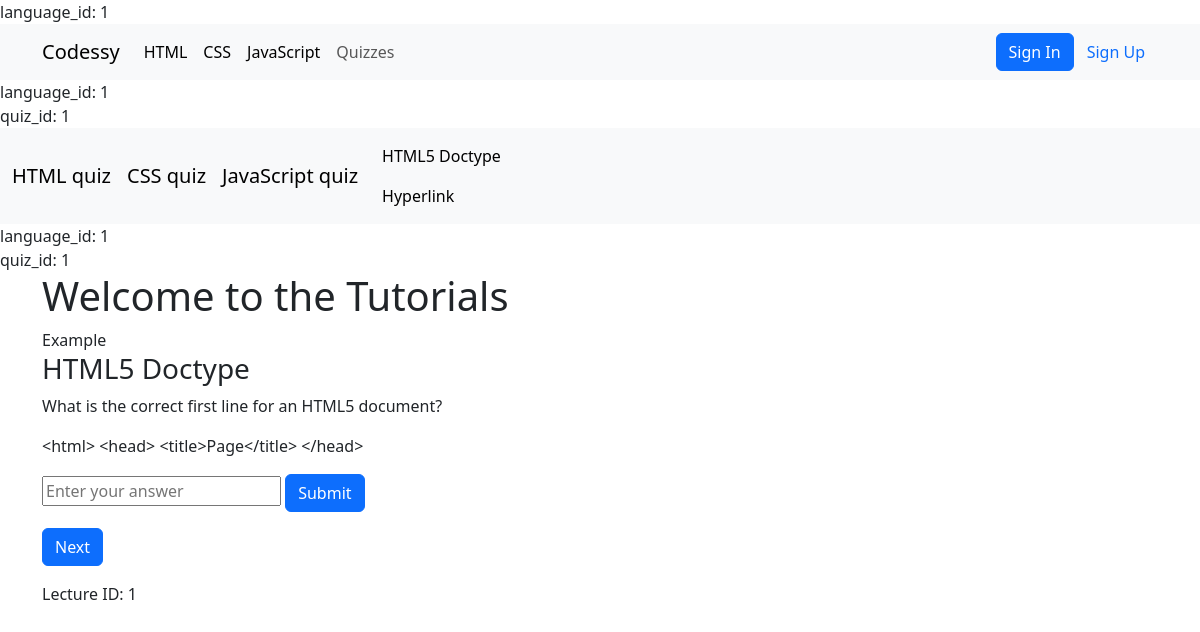
The page /quiz.php?language_id=1 on the database its author committed.
### tables this page shows
CREATE TABLE `programing_language` (
  `id` int(11) NOT NULL,
  `language_name` varchar(255) NOT NULL,
  `created_at` date NOT NULL
);

CREATE TABLE `quizzes` (
  `id` int(11) NOT NULL,
  `admin_id` int(11) NOT NULL,
  `language_id` int(11) NOT NULL,
  `lecture_id` int(11) NOT NULL,
  `quiz_title` varchar(255) NOT NULL,
  `quiz_content` text NOT NULL,
  `quiz_code` text NOT NULL,
  `quiz_answer` text NOT NULL,
  `created_at` date NOT NULL
);

### config.php (called while the page is built, shortened)
<?php
class Database {
    private $pdo;
    public function __construct() {
        try {
            $this->pdo = new PDO("mysql:host=" . DB_SERVER . ";dbname=" . DB_NAME, DB_USERNAME, DB_PASSWORD);
            $this->pdo->setAttribute(PDO::ATTR_ERRMODE, PDO::ERRMODE_EXCEPTION);
        } catch(PDOException $e) {
            die("ERROR: Could not connect. " . $e->getMessage());
        }
    }
    public function query($sql) {
        try {
            $stmt = $this->pdo->prepare($sql);
            $stmt->execute();
            return $stmt;
        } catch(PDOException $e) {
            return false;
        }
    }
}
$pdo = new Database();
?>

### quiz.php (the view, shortened to what this page needs)
<?php
require_once 'nav.php';
require_once 'config.php';
$id = $_GET['language_id'] ;
echo "language_id: " . htmlspecialchars($id) . "<br>";
if (!isset($quiz_id)) {
  $sql="SELECT id FROM quizzes WHERE language_id = " . intval($id) . " LIMIT 1";
  $result = $pdo->query($sql);
  $quiz_id = $result->fetchColumn();
}else{
$quiz_id = $_GET['quiz_id'] ;
}
echo "quiz_id: " . htmlspecialchars($quiz_id) . "<br>";
$current_quiz_id = isset($_GET['quiz_id']) ? intval($_GET['quiz_id']) : null;
$lecture_id = isset($_GET['lecture_id']) ? intval($_GET['lecture_id']) : null;
if ($current_quiz_id) {
    $sql = "SELECT quizzes.*, programing_language.language_name
            FROM quizzes
            JOIN programing_language ON quizzes.language_id = programing_language.id
            WHERE quizzes.id = " . $current_quiz_id . "
            AND quizzes.language_id = " . intval($id);
    if ($lecture_id) {
        $sql .= " AND quizzes.lecture_id = " . intval($lecture_id);
    }
    $result = $pdo->query($sql);
    $current_quiz = $result->fetch(PDO::FETCH_ASSOC);
} else {
    $sql = "SELECT quizzes.*, programing_language.language_name
            FROM quizzes
            JOIN programing_language ON quizzes.language_id = programing_language.id
            WHERE quizzes.language_id = " . intval($id);
    $sql .= " LIMIT 1";
    $result = $pdo->query($sql);
    $current_quiz = $result->fetch(PDO::FETCH_ASSOC);
    if ($current_quiz) {
        $current_quiz_id = $current_quiz['id'];
    }
}
?>
<!DOCTYPE html>
<html lang="en">
<head>
</head>
<body>
   <nav class="navbar navbar-expand-lg bg-body-tertiary">
  <div class="container-fluid">
    <?php
    $result = $pdo->query("SELECT * FROM programing_language");
    foreach ($result as $row) { ?>
        <a class="navbar-brand" href="quiz.php?language_id=<?php echo htmlspecialchars($row['id']); ?>"><?php echo htmlspecialchars($row['language_name']); ?> quiz</a>
    <?php } ?>
    <div class="collapse navbar-collapse" id="navbarNav">
      <ul class="navbar-nav">
        <li class="nav-item">
          <?php
          $sql = "SELECT * FROM quizzes WHERE language_id = " . intval($id);
          $result = $pdo->query($sql);
          foreach ($result as $row) { ?>
            <a class="nav-link active" aria-current="page" href="quiz.php?language_id=<?php echo htmlspecialchars($id); ?>&quiz_id=<?php echo htmlspecialchars($row['id']); ?><?php echo $lecture_id ? '&lecture_id=' . htmlspecialchars($lecture_id) : ''; ?>"><?php echo htmlspecialchars($row['quiz_title']); ?></a>
          <?php } ?>
        </li>
      </ul>
    </div>
  </div>
</nav>
<?php
$id = $_GET['language_id'] ;
$quiz_id = 0;
if (!isset($_GET['quiz_id'])) {
  $sql="SELECT id FROM quizzes WHERE language_id = " . intval($id) . " LIMIT 1";
  $result = $pdo->query($sql);
  $quiz_id = $result->fetchColumn();
}else{
  $quiz_id = $_GET['quiz_id'] ;
}
echo "language_id: " . htmlspecialchars($id) . "<br>";
echo "quiz_id: " . htmlspecialchars($quiz_id) . "<br>";
?>
<div class="container">
  <h1>Welcome to the Tutorials</h1>
    <div class="left">
        <div>
            <label for="">Example</label>
        </div>
    <?php
    if ($current_quiz) {
        $lecture_id = $current_quiz['lecture_id'];
        $quiz_title = $current_quiz['quiz_title'];
        $quiz_content = $current_quiz['quiz_content'];
        $quiz_code = $current_quiz['quiz_code'];
    ?>
        <h3><?php echo htmlspecialchars($quiz_title); ?></h3>
        <p><?php echo htmlspecialchars($quiz_content); ?></p>
        <p><?php echo htmlspecialchars($quiz_code); ?></p>
        <form action="quiz.php?quiz_id=<?php echo $current_quiz_id; ?>&language_id=<?php echo $id; ?>" method="post">
            <input type="text" name="answer" id="answer" placeholder="Enter your answer">
            <button type="submit" name="submit" class="btn btn-primary">Submit</button>
        </form>
       <form action="quiz.php" method="get">
            <button type="submit" name="next" class="btn btn-primary">Next</button>
        </form>
        <?php
        echo "Lecture ID: " . htmlspecialchars($lecture_id) . "<br>";
    } else {
        echo "No quiz found for this language.";
    }
    ?>
    </div>
</div>
</body>
</html>

### nav.php (shortened to what this page needs)
<?php
require_once 'config.php';
if(isset($_GET['language_id'])) {
    echo "language_id: " . htmlspecialchars($_GET['language_id']) . "<br>";
} else{
$_GET['language_id'] = 1;
}
?>
<!DOCTYPE html>
<html lang="en">
<head>
        <link href="https://cdn.jsdelivr.net/npm/bootstrap@5.3.6/dist/css/bootstrap.min.css" rel="stylesheet">
        <link rel="stylesheet" href="https://cdn.jsdelivr.net/npm/bootstrap-icons@1.11.3/font/bootstrap-icons.css">
</head>
<body>
    <nav class="navbar navbar-expand-lg bg-body-tertiary">
  <div class="container">
    <a class="navbar-brand" href="#">Codessy</a>
    <div class=" collapse navbar-collapse" id="navbarSupportedContent">
      <ul class="navbar-nav me-auto mb-2 mb-lg-0">
      <?php
      $result = $pdo->query("SELECT * FROM programing_language");
      foreach ($result as $row) { ?>
        <li class="nav-item">
          <a class="nav-link active" aria-current="page" href="lectures.php?language_id=<?php echo htmlspecialchars($row['id']); ?>"><?php echo htmlspecialchars($row['language_name']); ?></a>
        </li>
      <?php }
      ?>
        <li class="nav-item">
          <a class="nav-link" href="quiz.php?language_id=<?php echo htmlspecialchars($row['id']); ?>">Quizzes</a>
        </li>
      </ul>
      <?php
      if(!isset($_SESSION['username']) ) { ?>
       <div class="d-flex" role="search">
        <a href="login.php" class="btn btn-primary">Sign In</a>
        <a href="sign_up.php" class="btn text-primary">Sign Up</a>
      </div>
      <?php } else if(isset($_SESSION['username'])) { ?>
         <div class="dropdown">
        <button class="btn btn-secondary dropdown-toggle rounded-pill" type="button" id="dropdownMenuButton" data-bs-toggle="dropdown" aria-expanded="false">
          <i class="bi bi-person"></i>
        </button>
        <ul class="dropdown-menu dropdown-menu-start" aria-labelledby="dropdownMenuButton">
          <li><a href=""><?php echo htmlspecialchars($session->userID); ?></a></li>
          <li><a class="dropdown-item" href="profile.php">Profile</a></li>
          <li><a class="dropdown-item" href="user_dashboard.php">Dashboard</a></li>
          <li><a class="dropdown-item" href="?logout">Logout</a></li>
        </ul>
      </div>
      <?php } ?>
    </div>
  </div>
</nav>
</body>
</html>

### rows shown on the page
programing_language: language_name "HTML"
programing_language: language_name "CSS"
programing_language: language_name "JavaScript"
quizzes: id "1", quiz_title "HTML5 Doctype", quiz_content "What is the correct first line for an HTML5 document?", quiz_code "<html> <head> <title>Page</title> </head>", lecture "1"
quizzes: quiz_title "Hyperlink"

### other values the page prints
$_GET['language_id'] "1"
$id "1"
